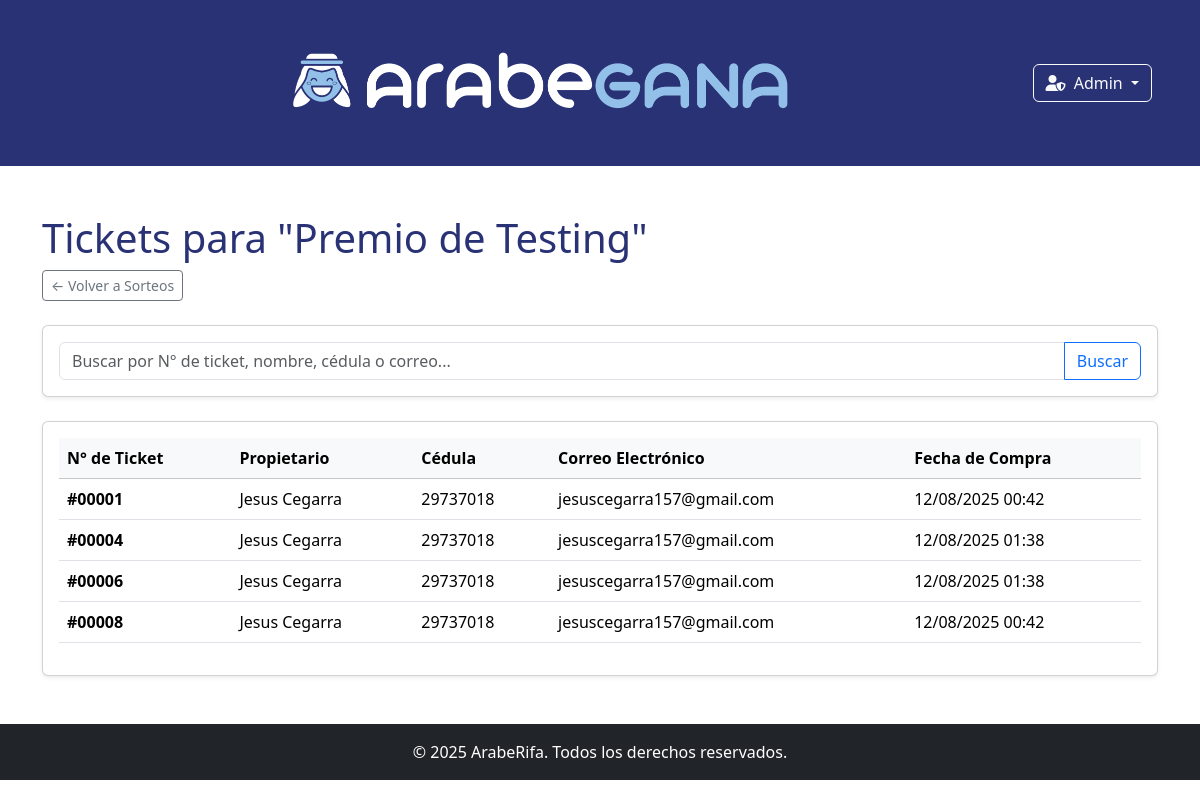
The app's page /sorteo/1/tickets (signed in) with its own data.
### sorteo/models.py (models this page shows, shortened)
class Sorteo(models.Model):
    ESTATE = [
        ('B', 'BORRADOR'),
        ('A', 'ACTIVO'),
        ('F', 'FINALIZADO'),
        ('V', 'VENDIDO')
    ]
    title = models.CharField(('Titulo'),max_length=50)
    slug = models.SlugField(unique=True, max_length=110, editable=False)
    description = models.TextField(('Descripción'))
    date_lottery = models.DateTimeField(("Fecha del Sorteo"), auto_now=False, auto_now_add=False, null=True, blank=True)
    date_lottery_text = models.CharField(
        ("Texto alternativo para la fecha"),
        max_length=150,
        null=True, blank=True,
        help_text="Ej: 'Al alcanzar el 80% de los tickets vendidos'. Usar si no se define una fecha específica."
    )
    prize_picture = models.ImageField(("Foto del premio"), upload_to='premios/')
    ticket_price = models.DecimalField(("Precio del ticket"), max_digits=5, decimal_places=2)
    state = models.CharField(("Estado del sorteo"), choices=ESTATE, default='B', blank=False)
    total_tickets = models.PositiveIntegerField(("Máxima cantidad de tickets a vender"), blank=False)
    tickets_solds = models.PositiveIntegerField(("Tickets vendidos"), editable=False, default=0)
    lottery_conditions = models.TextField(("Condiciones del sorteo"))
    minimun_tickets_buy = models.PositiveIntegerField(("Cantidad mínima de tickets a  comprar"), null=True, blank=True)
    video_promo = models.FileField(
        ("Video promocional"),
        upload_to='premios/',
        null=True,
        blank=True,
        help_text="Sube un video promocional del sorteo"
    )
    is_main = models.BooleanField(
        ("Sorteo Principal"),
        default=False,
        help_text="Marcar si este es el sorteo principal que se mostrará en la página de inicio. Solo uno puede ser principal."
    )
    class Meta:
        verbose_name = 'Sorteo'
        verbose_name_plural = 'Sorteos'

class Ticket(models.Model):
    serial = models.PositiveIntegerField(("Número de ticket"))
    owner_name = models.CharField(("Nombre del propietario"), max_length=50)
    owner_ci = models.CharField(('Cedula del propietario'),max_length=8, validators=[MinLengthValidator(6)])
    owner_email = models.EmailField(("Correo del propietario"), max_length=254)
    owner_phone = PhoneNumberField(verbose_name='Telefono del propietario', region='VE')
    sorteo = models.ForeignKey("sorteo.sorteo", verbose_name="Sorteo", on_delete=models.CASCADE, related_name='tickets', null=False, blank=False)
    payment = models.ForeignKey("sorteo.payment", verbose_name="Pago", on_delete=models.CASCADE, related_name='tickets', null=False, blank=False)
    created_at = models.DateTimeField(("Fecha de Creación"), auto_now_add=True, editable=False)
    class Meta:
        verbose_name = 'Ticket'
        verbose_name_plural = 'Tickets'
        unique_together = [['serial', 'sorteo']]

### sorteo/views.py (the view, shortened to what this page needs)
# urls.py: path('sorteo/<int:sorteo_id>/tickets', views.ticket_list, name='ticket_list'),
@login_required
def ticket_list(request, sorteo_id):
    query = request.GET.get('q', '')
    sorteo = get_object_or_404(Sorteo, pk=sorteo_id)
    ticket_list = Ticket.objects.filter(sorteo=sorteo).order_by('serial')
    paginator = Paginator(ticket_list, 20) # 20 tickets por página
    page_number = request.GET.get('page')
    page_obj = paginator.get_page(page_number)
    context = {
        'sorteo': sorteo,
        'tickets': page_obj,
        'query': query,
    }
    return render(request, 'ticket/ticket_list.html', context)

### sorteo/templates/ticket/ticket_list.html (shortened to what this page needs)
{% extends "base.html" %}
{% load static %}
{% block content %}
<div class="container mt-5 mb-5">
    <div class="d-flex justify-content-between align-items-center mb-4">
        <div>
            <h1 class='text-principal'>Tickets para "{{ sorteo.title }}"</h1>
            <a href="{% url 'sorteo_list' %}" class="btn btn-sm btn-outline-secondary">&larr; Volver a Sorteos</a>
        </div>
    </div>
    <div class="card shadow-sm mb-4">
        <div class="card-body">
            <form method="get" action="">
                <div class="input-group">
                    <input type="text" class="form-control" name="q" placeholder="Buscar por N° de ticket, nombre, cédula o correo..." value="{{ query }}">
                    <button class="btn btn-outline-primary" type="submit">Buscar</button>
                </div>
            </form>
        </div>
    </div>
    <div class="card shadow-sm">
        <div class="card-body">
            <div class="table-responsive">
                <table class="table table-hover align-middle">
                    <thead class="table-light">
                        <tr>
                            <th scope="col">N° de Ticket</th>
                            <th scope="col">Propietario</th>
                            <th scope="col">Cédula</th>
                            <th scope="col">Correo Electrónico</th>
                            <th scope="col">Fecha de Compra</th>
                        </tr>
                    </thead>
                    <tbody>
                        {% for ticket in tickets %}
                        <tr>
                            <td><strong>#{{ ticket.serial|stringformat:"05d" }}</strong></td>
                            <td>{{ ticket.owner_name }}</td>
                            <td>{{ ticket.owner_ci }}</td>
                            <td>{{ ticket.owner_email }}</td>
                            <td>{{ ticket.created_at|date:"d/m/Y H:i" }}</td>
                        </tr>
                        {% empty %}
                        <tr>
                            <td colspan="5" class="text-center">No se encontraron tickets con los criterios de búsqueda.</td>
                        </tr>
                        {% endfor %}
                    </tbody>
                </table>
            </div>
        </div>
    </div>
</div>
{% endblock %}

### sorteo/static/css/styles.css (style rules this page uses)
:root { --primary-color: #293275; --secondary-color: #93c0e9; --white: #ffffff; }
.text-principal { color: var(--primary-color); }

### records on screen
Sorteo: title "Premio de Testing"
Ticket: serial "00001", owner_name "Jesus Cegarra", owner_ci "29737018", owner_email "jesuscegarra157@gmail.com", created_at "12/08/2025 00:42"
Ticket: serial "00004", owner_name "Jesus Cegarra", owner_ci "29737018", owner_email "jesuscegarra157@gmail.com", created_at "12/08/2025 01:38"
Ticket: serial "00006", owner_name "Jesus Cegarra", owner_ci "29737018", owner_email "jesuscegarra157@gmail.com", created_at "12/08/2025 01:38"
Ticket: serial "00008", owner_name "Jesus Cegarra", owner_ci "29737018", owner_email "jesuscegarra157@gmail.com", created_at "12/08/2025 00:42"
